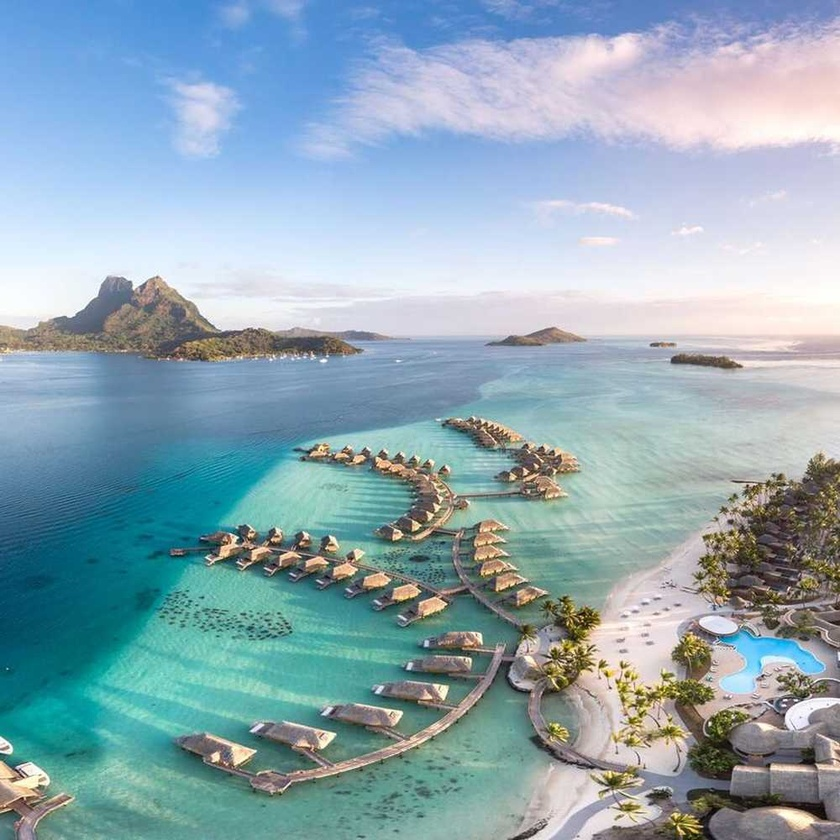
//> input picture Images/borbora.jpg, 840 x 840 px, shrunk from 1000 x 1000 before the run
$ ./projet Images/borbora.jpg   (built with g++ and OpenCV 4)
//> lines starting //> are read from the running program, lines starting //| are printed output that depends on the picture
#include <algorithm>
#include <cmath>
#include <iostream>
#include <opencv2/opencv.hpp>
#include <string>

using namespace cv;
using namespace std;

/**
 * Retourne l'extension d'un fichier passé en paramètre
 *
 * @param str Le nom du fichier
 * @return L'extension du fichier
 */
string getFileExtension(string str) { return str.substr(str.length() - 4); }

/**
 * Retourne le nom d'une image passé en paramètre
 *
 * @param str Le nom du fichier
 * @return Le nom de l'image
 */
string getFileName(string str) {
  string extension = getFileExtension(str);

  if (str.length() > 4) {
    str.erase(str.length() - 4);
  }

  size_t lastSlashPos = str.find_last_of("/");

  string fileName = str.substr(lastSlashPos + 1);

  return fileName;
}

/**
 * Retourne le chemin complet d'une nouvelle image
 *
 * @param str Le nom du fichier
 * @param type Specification de l'image (ex --> Binarisation :
 * saturneBinarisation)
 * @return Le chemin complet de la nouvelle image
 */
string getFilePath(string str, string type) {
  string extension = getFileExtension(str);

  if (str.length() > 4) {
    str.erase(str.length() - 4);
  }

  size_t lastSlashPos = str.find_last_of("/");

  string fileName = str.substr(lastSlashPos + 1);

  return "Images/" + fileName + "_edit/" + fileName + type + extension;
}

/**
 * Fonction permettant de faire le filtre Gaussien d'une image
 *
 * @param image L'image en question
 * @param nomImage Nom de l'image
 * @return Un clone de l'image ayant subie une filtre Gaussien
 */
Mat filtreGaussien(Mat image, char *nomImage) {
  // Matrice pour le filtre Gaussien
  int tab[3][3] = {{1, 2, 1}, {2, 4, 2}, {1, 2, 1}};

  for (int y = 1; y < image.rows; y++) {
    for (int x = 1; x < image.cols; x++) {
      uchar &pixel = image.at<uchar>(y, x);

      int sum = 0;

      for (int j = -1; j <= 1; j++) {
        for (int i = -1; i <= 1; i++) {
          sum += tab[j + 1][i + 1] * image.at<uchar>(y + i, x + j);
        }
      }

      // Filtre Gaussien
      pixel = (uchar)(sum / 16 > 255) ? 255 : sum / 16;
    }
  }

  string str(nomImage);

  string fichier_modifie = getFilePath(str, "FiltreGaussien");

  // Enregistrement de l'image
  imwrite(fichier_modifie.c_str(), image);

  cout << "Filtre gaussien appliqué et enregistrée!" << endl;

  return image.clone();
}

/**
 * Fonction permettant de faire le gradient d'une image
 *
 * @param image L'image en question
 * @param nomImage Nom de l'image
 * @return Un clone de l'image ayant subie un un gradient
 */
Mat filtreGradient(Mat image, char *nomImage) {
  // Vérifier si l'image est en niveaux de gris
  if (image.channels() != 1) {
    cvtColor(image, image, COLOR_BGR2GRAY);
  }

  // Matrices pour les gradients
  Mat grad_x = Mat::zeros(image.size(), CV_32F);
  Mat grad_y = Mat::zeros(image.size(), CV_32F);

  // Masques de dérivation
  int dx_mask[3] = {-1, 0, 1};
  int dy_mask[3] = {-1, 0, 1};

  // Calculer les gradients horizontaux et verticaux
  for (int y = 1; y < image.rows - 1; y++) {
    for (int x = 1; x < image.cols - 1; x++) {
      // Calculer le gradient horizontal
      float sum_x = 0;
      for (int j = -1; j <= 1; j++) {
        sum_x += dx_mask[j + 1] * image.at<uchar>(y, x + j);
      }
      grad_x.at<float>(y, x) = sum_x;

      // Calculer le gradient vertical
      float sum_y = 0;
      for (int i = -1; i <= 1; i++) {
        sum_y += dy_mask[i + 1] * image.at<uchar>(y + i, x);
      }
      grad_y.at<float>(y, x) = sum_y;
    }
  }

  // Combiner les gradients pour obtenir l'intensité des bords
  Mat edges = Mat::zeros(image.size(), CV_32F);
  for (int y = 0; y < image.rows; y++) {
    for (int x = 0; x < image.cols; x++) {
      edges.at<float>(y, x) =
          sqrt(grad_x.at<float>(y, x) * grad_x.at<float>(y, x) +
               grad_y.at<float>(y, x) * grad_y.at<float>(y, x));
    }
  }

  // Normaliser les bords
  normalize(edges, edges, 0, 255, NORM_MINMAX);
  edges.convertTo(edges, CV_8U);

  string str(nomImage);
  string fichier_modifie = getFilePath(str, "Gradient");

  // Enregistrement de l'image
  imwrite(fichier_modifie.c_str(), edges);

  cout << "Bords mis en évidence et enregistrés!" << endl;

  return edges.clone();
}

/**
 * Fonction permettant de génerée une energy map
 * @param image L'image en question
 * @param nomImage Nom de l'image
 * @return Un clone de l'energy map
 */
Mat energyMap(Mat image, char *nomImage) {
  int windowSize = 3;
  int halfSize = windowSize / 2;
  Mat gray, gradient, energyMap, energyMapColor;

  // Conversion en niveaux de gris si nécessaire
  if (image.channels() > 1) {
    cvtColor(image, gray, COLOR_BGR2GRAY);
  } else {
    gray = image.clone();
  }

  gray = filtreGaussien(gray.clone(), nomImage);

  // Application du filtre Laplacien
  gradient = filtreGradient(gray.clone(), nomImage);

  energyMap = gradient.clone();

  for (int i = 1; i < energyMap.rows - 1; i++) {
    for (int j = 1; j < energyMap.cols - 1; j++) {

      uchar &pixel = energyMap.at<uchar>(i, j);
      int min = 255;

      // Appliquer le kernel
      for (int m = -halfSize; m <= halfSize; m++) {
        int x = j + m;
        int y = i - 1;

        char pixel_value = energyMap.at<uchar>(y, x);

        min = pixel_value < min ? pixel_value : min;
      }

      // Stocker la valeur
      pixel += min;
      min = 255;
    }
  }

  convertScaleAbs(energyMap, energyMap);

  // Application d'une colormap pour rendre la energy map en couleur
  applyColorMap(energyMap, energyMapColor, COLORMAP_JET);

  // Enregistrement de l'image
  string fichier_modifie = getFilePath(string(nomImage), "EnergyMap");
  imwrite(fichier_modifie.c_str(), energyMapColor);

  cout << "Energy map générée et enregistrée!" << endl;

  return energyMapColor.clone();
}

int main(int argc, char **argv) {
  // Vérification des arguments ./tp2 [arguments]
  if (argc != 2) {
    cerr << "Usage: ./program <image_path>" << endl;
    return -1;
  }

  // Lire l'image en niveau de gris
  Mat image = imread(argv[1], IMREAD_GRAYSCALE);
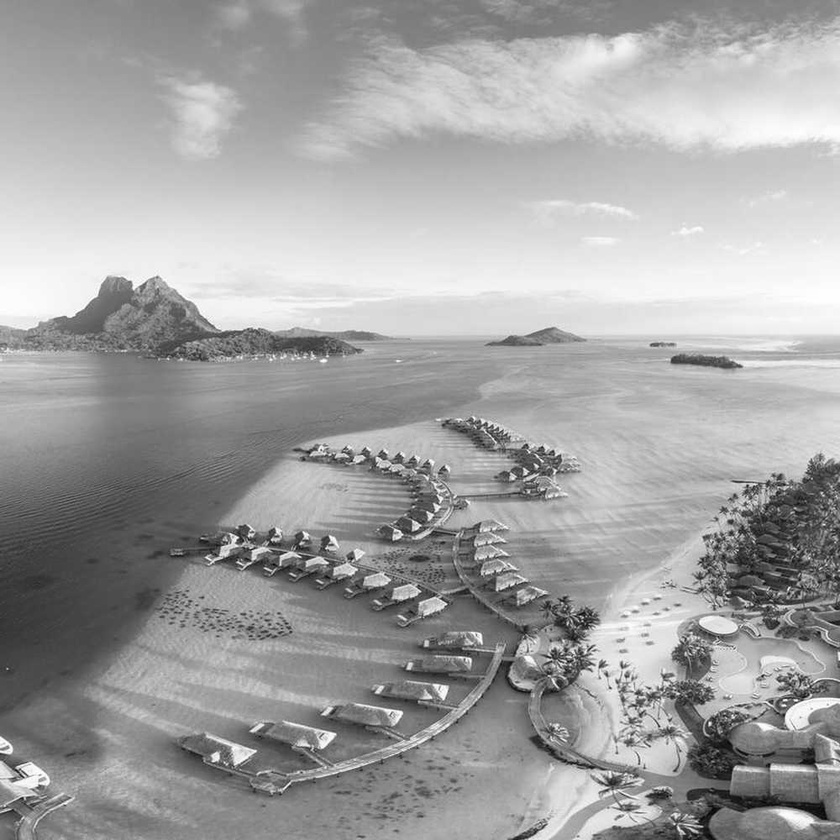
//> image: 840 rows x 840 cols, CV_8UC1; min 1, max 255, mean 162.5

  // Gestion des erreurs
  if (image.empty()) {
    cerr << "Erreur de lecture de l'image!" << endl;
    return -1;
  }

  // Energy map
  Mat imageEnergyMap = energyMap(image.clone(), argv[1]);
//> after the loop in filtreGradient, `for (int y = 1; y < image.rows - 1; y++)`:
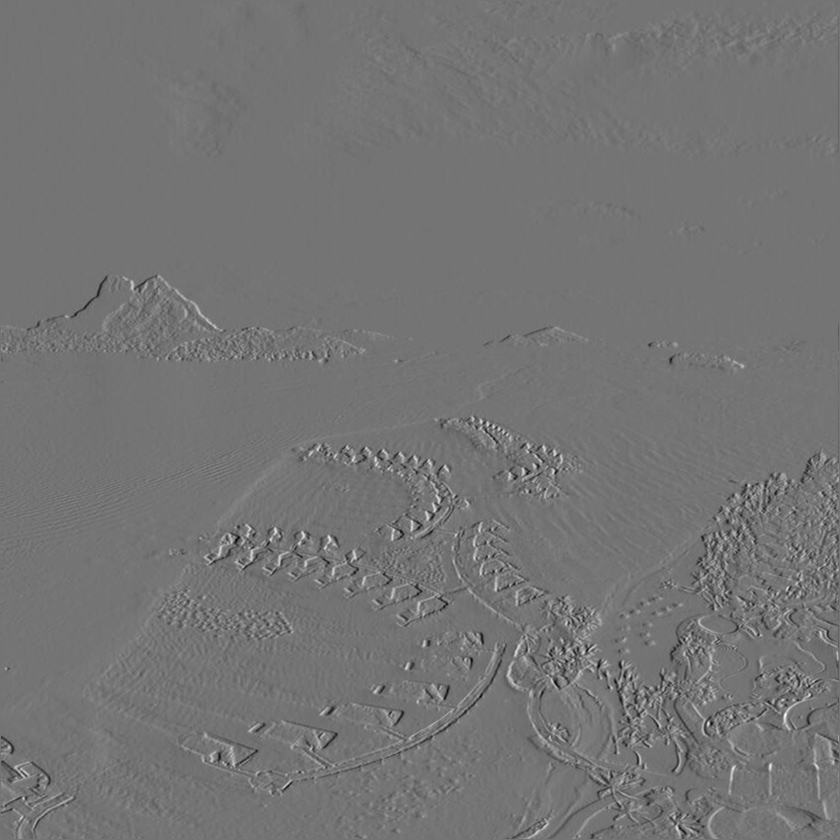
//> grad_x: 840 rows x 840 cols, CV_32FC1; min -119, max 141, mean 0; drawn with min black and max white
//> after the loop in filtreGradient, `for (int y = 1; y < image.rows - 1; y++)`:
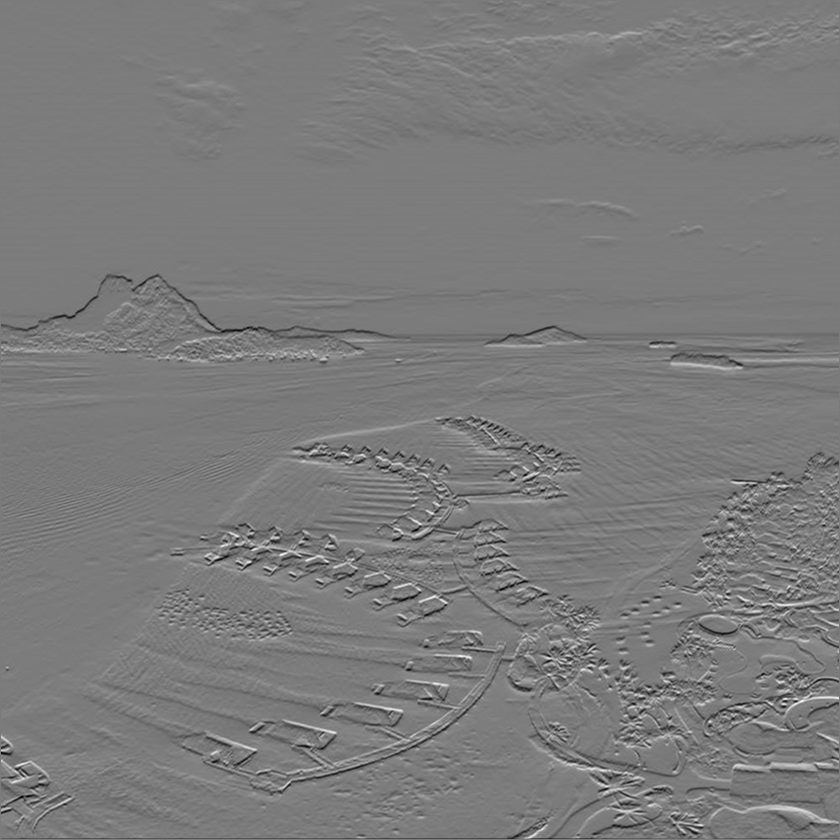
//> grad_y: 840 rows x 840 cols, CV_32FC1; min -123, max 131, mean 0; drawn with min black and max white
//> after the loop in filtreGradient, `for (int y = 0; y < image.rows; y++)`:
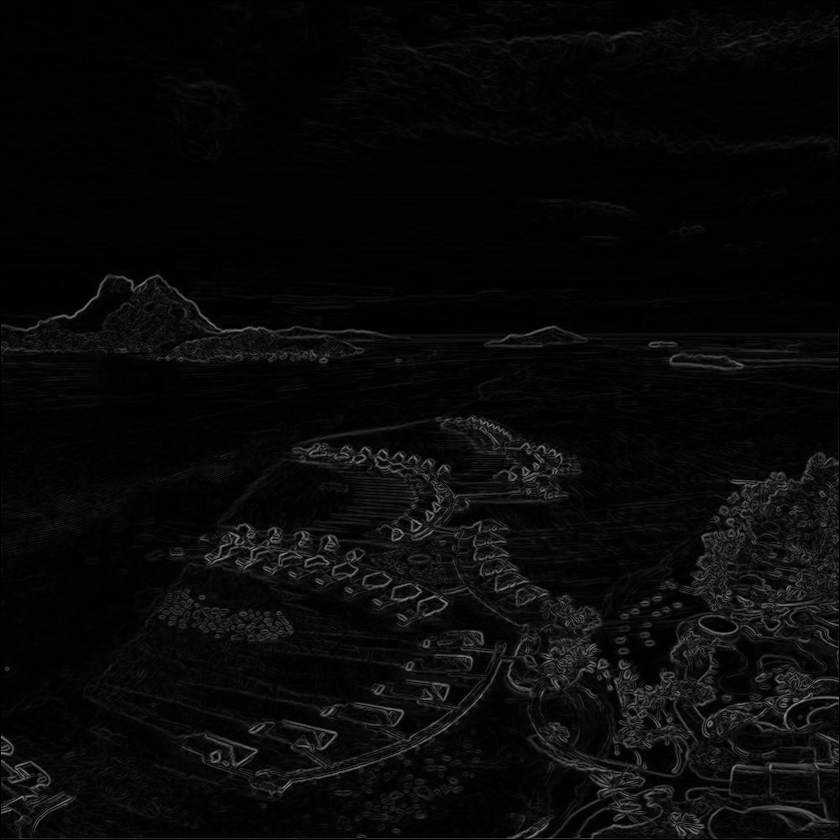
//> edges: 840 rows x 840 cols, CV_32FC1; min 0, max 145, mean 8.9
//> in energyMap, `convertScaleAbs(energyMap, energyMap);`:
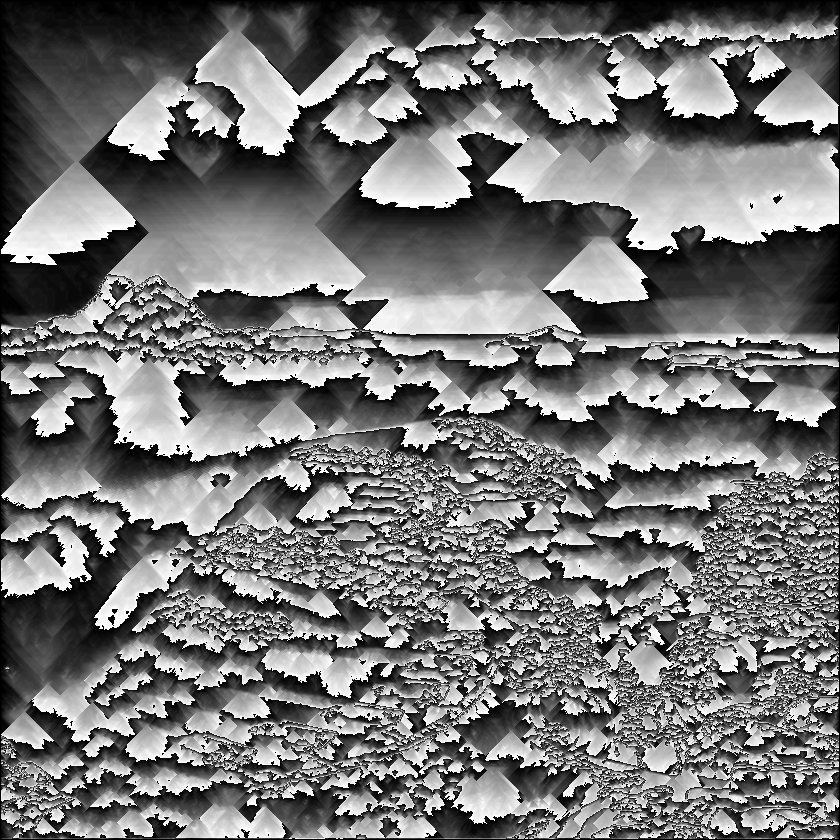
//> energyMap: 840 rows x 840 cols, CV_8UC1; min 0, max 255, mean 118.4
//> in energyMap, `applyColorMap(energyMap, energyMapColor, COLORMAP_JET);`:
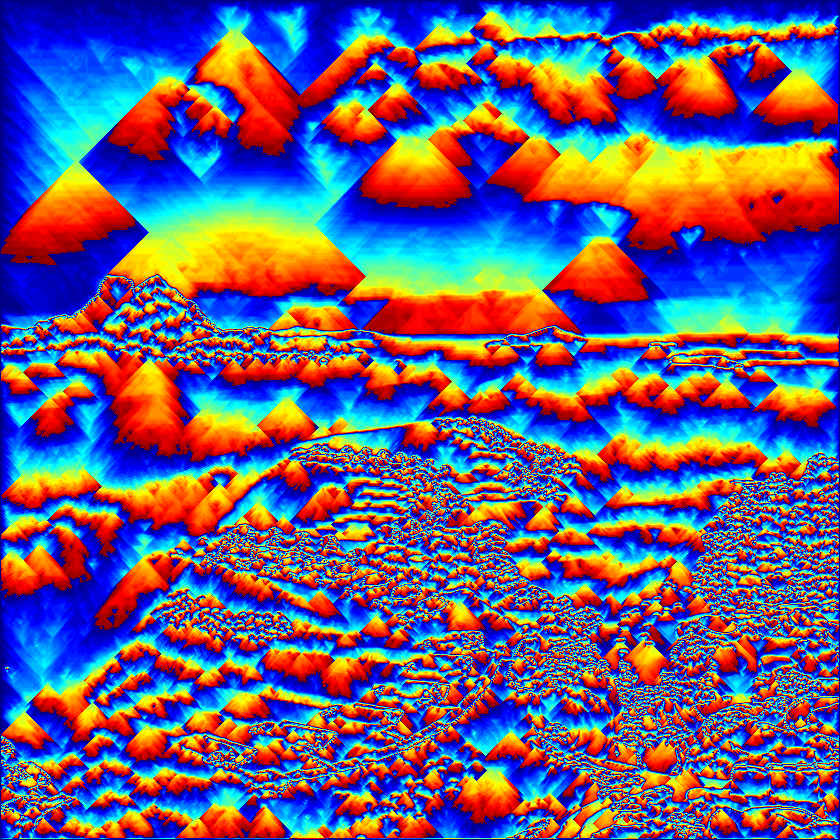
//> energyMapColor: 840 rows x 840 cols, CV_8UC3; mean B, G, R 127.8, 91.9, 104.2

  return EXIT_SUCCESS;
}

$ run again, on Images/montagnes.jpg
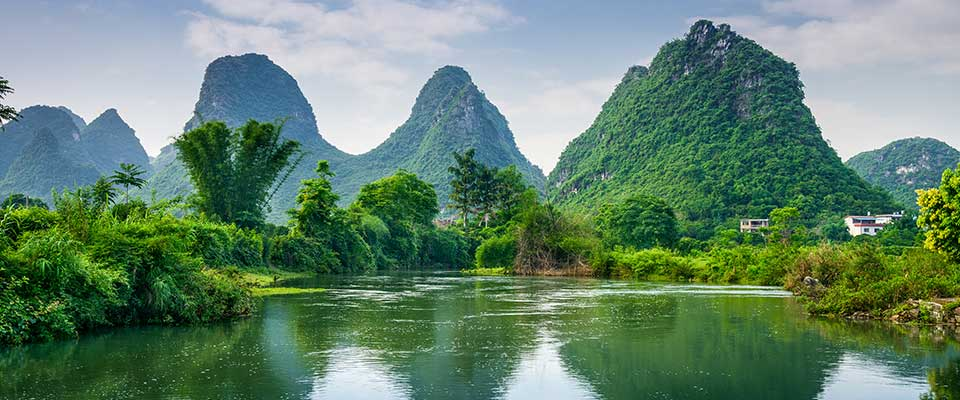
//> input picture Images/montagnes.jpg, 960 x 400 px
//> after the loop in filtreGradient, `for (int y = 0; y < image.rows; y++)`:
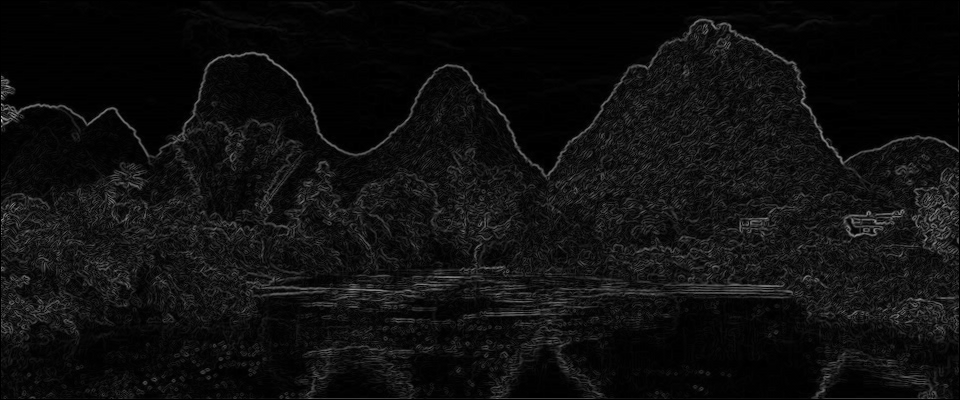
//> edges: 400 rows x 960 cols, CV_32FC1; min 0, max 212.5, mean 15.1
//> in energyMap, `applyColorMap(energyMap, energyMapColor, COLORMAP_JET);`:
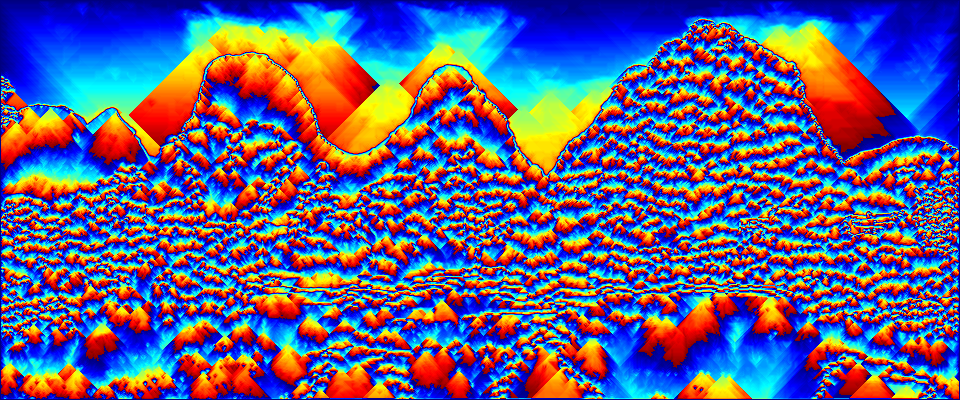
//> energyMapColor: 400 rows x 960 cols, CV_8UC3; mean B, G, R 135.9, 92.6, 96.7

$ run again, on Images/piaf.jpg
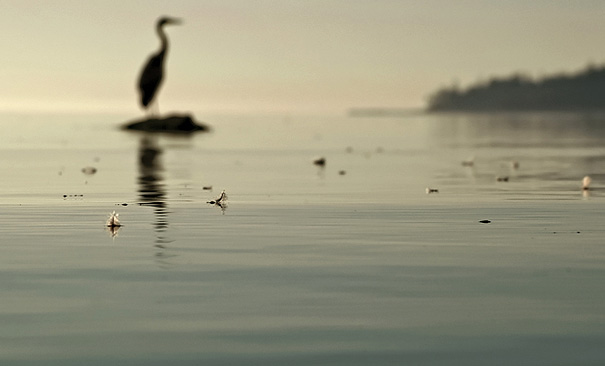
//> input picture Images/piaf.jpg, 605 x 366 px
//> after the loop in filtreGradient, `for (int y = 0; y < image.rows; y++)`:
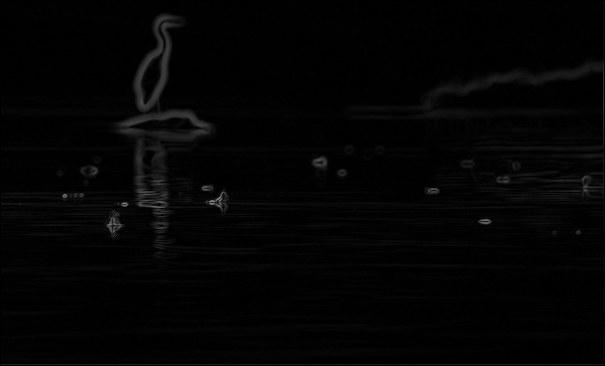
//> edges: 366 rows x 605 cols, CV_32FC1; min 0, max 146, mean 3.9
//> in energyMap, `applyColorMap(energyMap, energyMapColor, COLORMAP_JET);`:
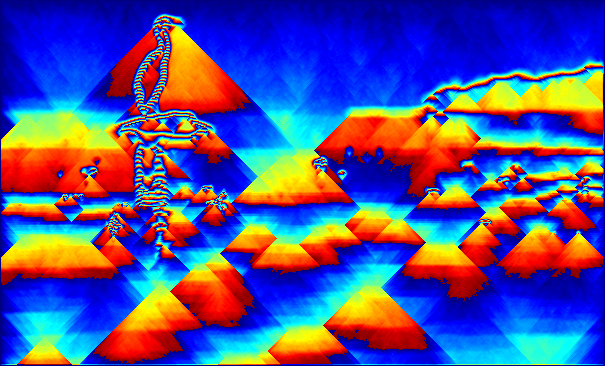
//> energyMapColor: 366 rows x 605 cols, CV_8UC3; mean B, G, R 144.1, 78.6, 84.6
